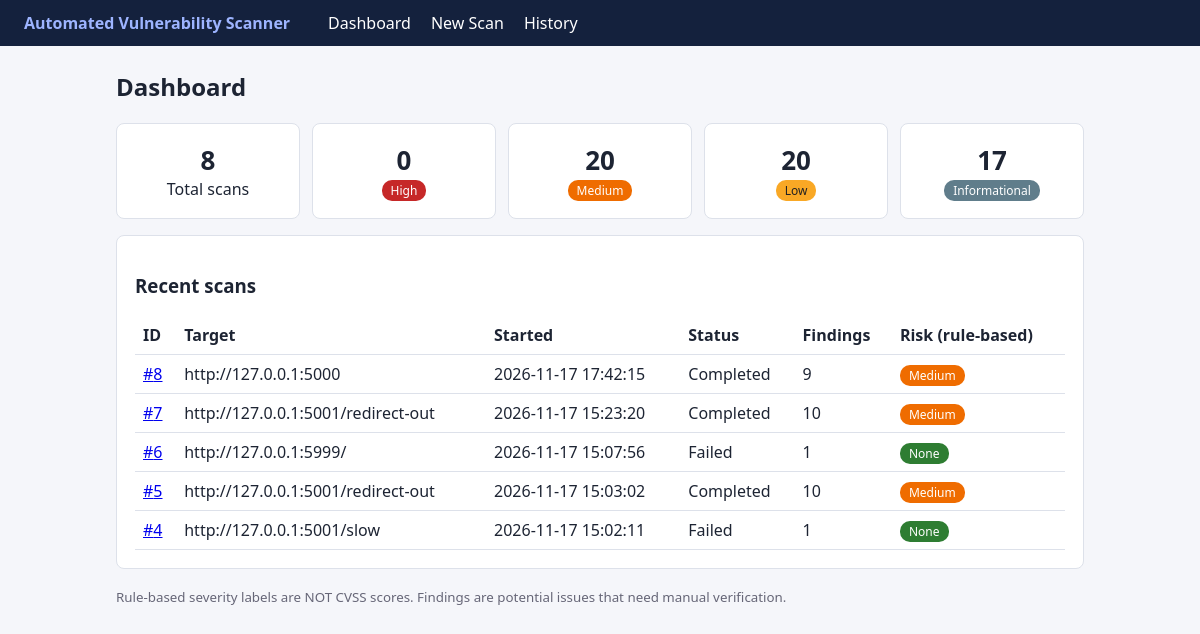
The page / on the database its author committed.
### tables this page shows
CREATE TABLE findings (
    id INTEGER PRIMARY KEY AUTOINCREMENT, scan_id INTEGER NOT NULL REFERENCES scans(id) ON DELETE CASCADE,
    check_name TEXT, title TEXT, category TEXT, status TEXT, severity TEXT,
    evidence TEXT, explanation TEXT, recommendation TEXT, rule_reason TEXT);

CREATE TABLE scans (
    id INTEGER PRIMARY KEY AUTOINCREMENT, target_url TEXT NOT NULL, started_at TEXT NOT NULL,
    completed_at TEXT, status TEXT NOT NULL, total_findings INTEGER DEFAULT 0,
    risk_summary TEXT, error TEXT);

### app.py (the view)
@app.route("/")
def dashboard():
    return render_template("dashboard.html", **db.dashboard_stats())

### app.py (called while the page is built)
@app.context_processor
def inject_globals():
    return {"SEVERITY_ORDER": SEVERITY_ORDER, "LIMITATIONS": config.LIMITATIONS, "SCOPE_TEXT": config.SCOPE_TEXT}

### database.py (called while the page is built)
def conn():
    c = sqlite3.connect(config.DB_PATH)
    c.row_factory = sqlite3.Row
    c.execute("PRAGMA foreign_keys = ON")
    return c

def list_scans(limit=None):
    sql = "SELECT * FROM scans ORDER BY id DESC" + (f" LIMIT {int(limit)}" if limit else "")
    with conn() as c:
        return c.execute(sql).fetchall()

def severity_counts(scan_id=None):
    sql, args = "SELECT severity, COUNT(*) n FROM findings WHERE status != 'Pass'", ()
    if scan_id:
        sql, args = sql + " AND scan_id=?", (scan_id,)
    with conn() as c:
        rows = {r["severity"]: r["n"] for r in c.execute(sql + " GROUP BY severity", args)}
    return {s: rows.get(s, 0) for s in SEVERITY_ORDER}

def dashboard_stats():
    return {"total_scans": len(list_scans()), "recent": list_scans(5), "counts": severity_counts()}

### templates/dashboard.html
{% extends "base.html" %}{% block content %}
<h2>Dashboard</h2>
<div class="stats">
<div class="card stat"><b>{{ total_scans }}</b>Total scans</div>
{% for s in SEVERITY_ORDER %}<div class="card stat"><b>{{ counts[s] }}</b><span class="badge {{ s|lower }}">{{ s }}</span></div>{% endfor %}
</div>
<div class="card"><h3>Recent scans</h3>
{% if recent %}<table><tr><th>ID</th><th>Target</th><th>Started</th><th>Status</th><th>Findings</th><th>Risk (rule-based)</th></tr>
{% for s in recent %}<tr><td><a href="{{ url_for('scan_result', scan_id=s.id) }}">#{{ s.id }}</a></td><td>{{ s.target_url }}</td><td>{{ s.started_at }}</td>
<td>{{ s.status }}</td><td>{{ s.total_findings }}</td><td><span class="badge {{ (s.risk_summary or 'none')|lower }}">{{ s.risk_summary }}</span></td></tr>{% endfor %}</table>
{% else %}<p>No scans yet. <a href="{{ url_for('new_scan') }}">Start your first scan</a>.</p>{% endif %}</div>
{% endblock %}

### templates/base.html (shortened to what this page needs)
<!doctype html><html lang="en"><head><meta charset="utf-8"><title>{% block title %}Vulnerability Scanner{% endblock %}</title>
<link rel="stylesheet" href="{{ url_for('static', filename='style.css') }}">
<script src="{{ url_for('static', filename='app.js') }}"></script></head><body>
<nav><b>Automated Vulnerability Scanner</b><a href="{{ url_for('dashboard') }}">Dashboard</a>
<a href="{{ url_for('new_scan') }}">New Scan</a><a href="{{ url_for('history') }}">History</a></nav>
<main>
{% block content %}{% endblock %}
<p class="mut"><small>Rule-based severity labels are NOT CVSS scores. Findings are potential issues that need manual verification.</small></p>
</main></body></html>

### static/style.css (style rules this page uses)
:root { --bg:#f5f6fa;--card:#fff;--ink:#1d2433;--mut:#667;--pri:#2f5bd8;--bd:#dde1ea }
* { box-sizing:border-box }
body { margin:0;font-family:Segoe UI,Arial,sans-serif;background:var(--bg);color:var(--ink) }
nav { background:#14213d;padding:12px 24px;display:flex;gap:20px;align-items:center }
nav a { color:#fff;text-decoration:none }
nav b { color:#9db4ff;margin-right:18px }
main { max-width:1000px;margin:24px auto;padding:0 16px }
.card { background:var(--card);border:1px solid var(--bd);border-radius:8px;padding:18px;margin-bottom:16px }
table { width:100%;border-collapse:collapse }
th,td { text-align:left;padding:8px;border-bottom:1px solid var(--bd);vertical-align:top }
.badge { padding:2px 9px;border-radius:10px;font-size:12px;color:#fff }
.high { background:#c62828 }
.medium { background:#ef6c00 }
.low { background:#f9a825;color:#222 }
.informational { background:#607d8b }
.none { background:#2e7d32 }
.stats { display:flex;gap:12px;flex-wrap:wrap }
.stat { flex:1;min-width:120px;text-align:center }
.stat b { font-size:26px;display:block }
small,.mut { color:var(--mut) }

### rows shown on the page
findings: id "17", severity "Informational"
scans: id "8", target_url "http://127.0.0.1:5000", started_at "2026-11-17 17:42:15", status "Completed", total_findings "9", risk_summary "Medium"
scans: id "7", target_url "http://127.0.0.1:5001/redirect-out", started_at "2026-11-17 15:23:20", status "Completed", total_findings "10", risk_summary "Medium"
scans: id "6", target_url "http://127.0.0.1:5999/", started_at "2026-11-17 15:07:56", status "Failed", total_findings "1", risk_summary "None"
scans: id "5", target_url "http://127.0.0.1:5001/redirect-out", started_at "2026-11-17 15:03:02", status "Completed", total_findings "10", risk_summary "Medium"
scans: id "4", target_url "http://127.0.0.1:5001/slow", started_at "2026-11-17 15:02:11", status "Failed", total_findings "1", risk_summary "None"

### other values the page prints
{{ total_scans }} "8"
{{ counts[s] }} "0" "20" "20"
{{ s }} "High" "Medium" "Low"
